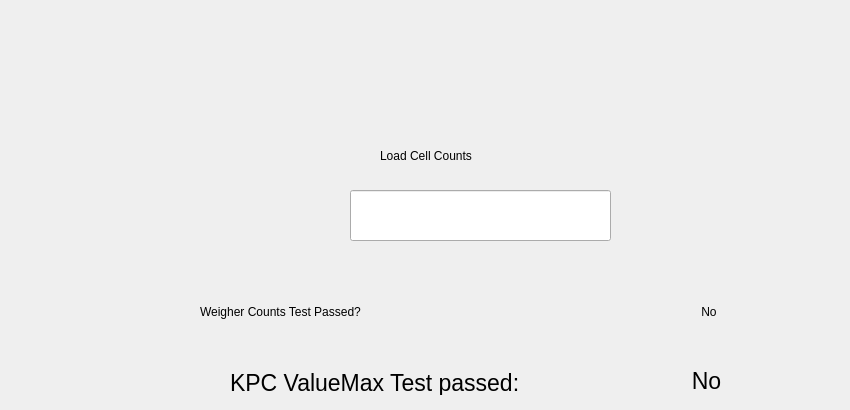
       <widget class="QWidget" name="countsPage">
        <attribute name="title">
         <string>Counts</string>
        </attribute>
        <widget class="QLineEdit" name="loadCellCountsLineEdit">
         <property name="geometry">
          <rect>
           <x>350</x>
           <y>190</y>
           <width>261</width>
           <height>51</height>
          </rect>
         </property>
         <property name="acceptDrops">
          <bool>false</bool>
         </property>
         <property name="readOnly">
          <bool>true</bool>
         </property>
        </widget>
        <widget class="QLabel" name="label_3">
         <property name="geometry">
          <rect>
           <x>380</x>
           <y>140</y>
           <width>221</width>
           <height>31</height>
          </rect>
         </property>
         <property name="text">
          <string>Load Cell Counts</string>
         </property>
        </widget>
        <widget class="QWidget" name="layoutWidget">
         <property name="geometry">
          <rect>
           <x>200</x>
           <y>290</y>
           <width>641</width>
           <height>43</height>
          </rect>
         </property>
         <layout class="QHBoxLayout" name="horizontalLayout_5">
          <item>
           <widget class="QLabel" name="weigherCountsTestPassedLabel">
            <property name="sizePolicy">
             <sizepolicy hsizetype="Minimum" vsizetype="Minimum">
              <horstretch>0</horstretch>
              <verstretch>0</verstretch>
             </sizepolicy>
            </property>
            <property name="minimumSize">
             <size>
              <width>371</width>
              <height>41</height>
             </size>
            </property>
            <property name="text">
             <string>Weigher Counts Test Passed?</string>
            </property>
           </widget>
          </item>
          <item>
           <widget class="QLabel" name="weigherCountsTestPassedAnswerLabel">
            <property name="sizePolicy">
             <sizepolicy hsizetype="Minimum" vsizetype="Minimum">
              <horstretch>0</horstretch>
              <verstretch>41</verstretch>
             </sizepolicy>
            </property>
            <property name="text">
             <string>No</string>
            </property>
            <property name="alignment">
             <set>Qt::AlignCenter</set>
            </property>
           </widget>
          </item>
         </layout>
        </widget>
        <widget class="QLabel" name="lblBoardSiteKpcValueMaxAnswerLabel">
         <property name="geometry">
          <rect>
           <x>591</x>
           <y>360</y>
           <width>231</width>
           <height>41</height>
          </rect>
         </property>
         <property name="font">
          <font>
           <pointsize>17</pointsize>
           <weight>50</weight>
           <bold>false</bold>
          </font>
         </property>
         <property name="text">
          <string>No</string>
         </property>
         <property name="alignment">
          <set>Qt::AlignCenter</set>
         </property>
        </widget>
        <widget class="QLabel" name="lblBoardSiteKpcValueMaxPassed">
         <property name="geometry">
          <rect>
           <x>230</x>
           <y>370</y>
           <width>391</width>
           <height>25</height>
          </rect>
         </property>
         <property name="sizePolicy">
          <sizepolicy hsizetype="Fixed" vsizetype="Fixed">
           <horstretch>0</horstretch>
           <verstretch>0</verstretch>
          </sizepolicy>
         </property>
         <property name="font">
          <font>
           <pointsize>17</pointsize>
           <weight>50</weight>
           <bold>false</bold>
          </font>
         </property>
         <property name="text">
          <string>KPC ValueMax Test passed:</string>
         </property>
        </widget>
       </widget>
